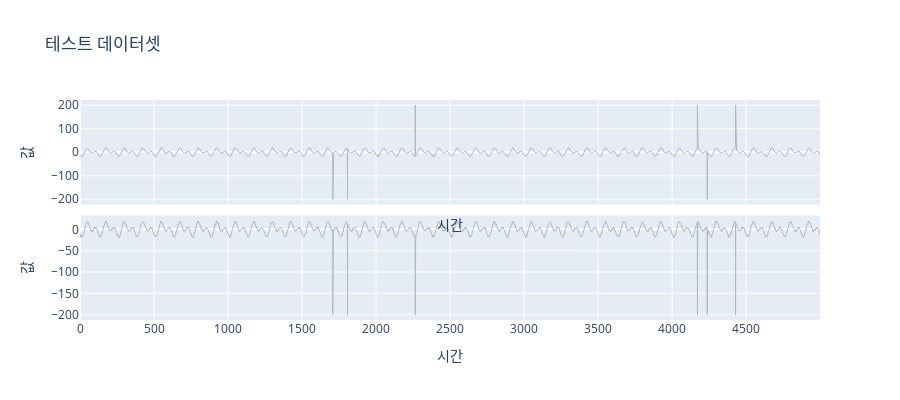

Here is the notebook cell this chart was saved with:
### Code cell
# 테스트 데이터셋 시각화
fig = make_subplots(rows=test_dataset.shape[1], cols=1, shared_xaxes=True, vertical_spacing=0.05)

for i in range(test_dataset.shape[1]):
    fig.add_trace(
        go.Scatter(x=test_dataset.index, y=test_dataset.iloc[:, i], 
                   line=dict(color="#AFB8C1", width=1), 
                   name=f"시계열 {i + 1}"),
        row=i+1, col=1
    )
    fig.update_yaxes(title_text="값", row=i+1, col=1)
    fig.update_xaxes(title_text="시간", row=i+1, col=1)

fig.update_layout(
    height=200*test_dataset.shape[1],
    title_text="테스트 데이터셋",
    showlegend=False
)

fig.show()

### Figure 1 — Plotly figure (JSON) as saved in the notebook; plotly's stock layout.template omitted (floating-point values rounded to 4 significant figures; data arrays with more than 128 entries replaced by an {"elided": "..."} marker saying what was removed)
{"data": [{"line": {"color": "#AFB8C1", "width": 1}, "name": "시계열 1", "type": "scatter", "x": {"elided": "5000 int values"}, "xaxis": "x", "y": {"elided": "5000 float values"}, "yaxis": "y"}, {"line": {"color": "#AFB8C1", "width": 1}, "name": "시계열 2", "type": "scatter", "x": {"elided": "5000 int values"}, "xaxis": "x2", "y": {"elided": "5000 float values"}, "yaxis": "y2"}], "layout": {"height": 400, "showlegend": false, "title": {"text": "테스트 데이터셋"}, "xaxis": {"anchor": "y", "domain": [0, 1], "matches": "x2", "showticklabels": false, "title": {"text": "시간"}}, "xaxis2": {"anchor": "y2", "domain": [0, 1], "title": {"text": "시간"}}, "yaxis": {"anchor": "x", "domain": [0.525, 1], "title": {"text": "값"}}, "yaxis2": {"anchor": "x2", "domain": [0, 0.475], "title": {"text": "값"}}}}
